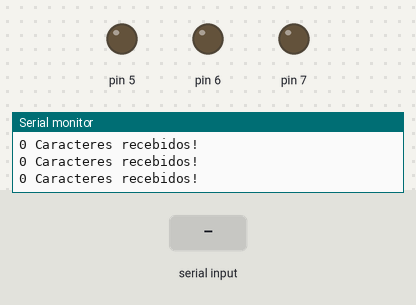
Bench run of a sketch on a simulated Arduino Uno, built with avr-gcc and run on an emulated ATmega328P. Shown: output pins drawn as LEDs (lit = HIGH), the last lines printed to the serial monitor. Inputs (shaded band) come from the test bench.

Above: at 1.2 s.
1.3 s: "1" received over Serial
At 2.5 s:
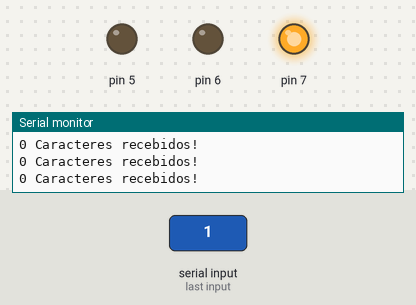
2.8 s: "2" received over Serial
At 3.6 s:
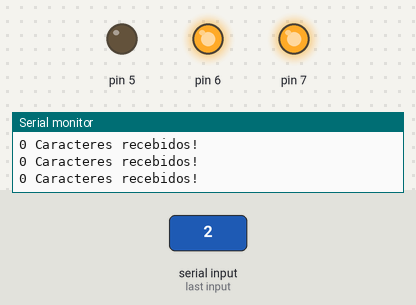
4.3 s: "3" received over Serial
At 4.6 s:
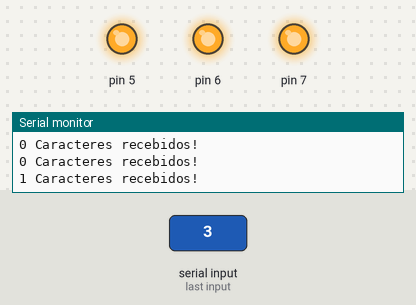
5.8 s: "a" received over Serial
At 7.0 s:
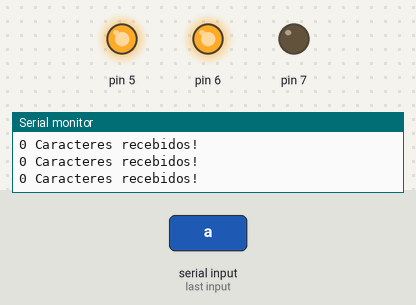
7.3 s: "s" received over Serial
At 8.0 s:
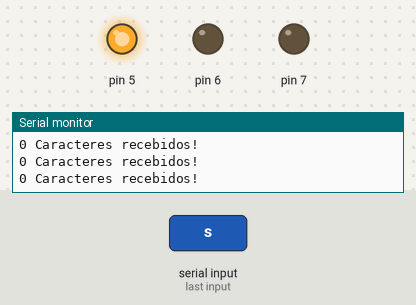
8.8 s: "1" received over Serial
At 9.1 s:
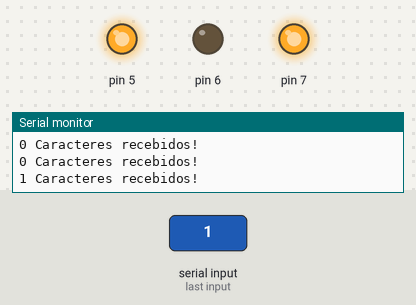
Timing chart, 0 to 11.3 s (numbered marks = the images above; inputs shaded):
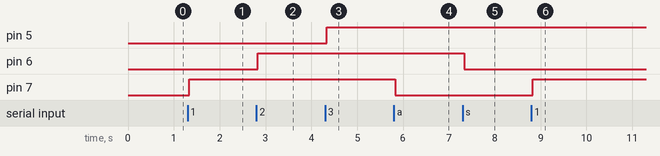

The sketch:

2_PiscaLEDviaPC.ino
```cpp
/*
   Experimento 1.2 - PiscaLEDviaPC

   Controla 3 LEDs utilizando a porta serial para receber os comandos para ligar e desligar. Envie os comandos
   pelo monitor serial da ide oficial (Ctrl+Shift+M).

   Saiba mais:
   https://www.arduino.cc/reference/pt/language/functions/communication/serial/
*/

// A função setup roda apenas uma vez, quando o botão reset é pressionado ou quando a placa é ligada.
void setup() {
  // Inicia a comunicação serial utilizando a velocidade de 9600bps.
  Serial.begin(9600);
  // Inicializa os pinos digitais de 5 a 7 como saidas.
  pinMode(7, OUTPUT);
  pinMode(6, OUTPUT);
  pinMode(5, OUTPUT);
}

// A função loop roda repetidamente
void loop() {
  // A função Serial.available() retorna a quantidade de caracteres disponíveis para leitura da porta serial.
  int x = Serial.available(); // Inicializa uma variavel do tipo inteiro recebendo o retorno da função Serial.available().
  // A função Serial.print() imprime dados na porta serial como texto ASCII.
  Serial.print(x); // Imprime na porta serial a quantidade de dados recebidos.
  // A função Serial.println() é como a print() mas envia uma quebra de linha no final dos dados.
  Serial.println(" Caracteres recebidos!");
  // Se x > 0 existem dados disponíveis para leitura da porta serial.
  if (x > 0) {
    //A função Serial.read() lê e retorna o proximo caractere disponivel na porta serial.
    int dado = Serial.read(); // Salva o valor do caractere recebido numa variável do tipo inteiro.
    if (dado == '1')digitalWrite(7, HIGH); // Se o caractere recebido for '1' desliga a saida 7.
    if (dado == '2')digitalWrite(6, HIGH); // Se o caractere recebido for '2' desliga a saida 6.
    if (dado == '3')digitalWrite(5, HIGH); // Se o caractere recebido for '3' desliga a saida 5.
    if (dado == 'a')digitalWrite(7, LOW); // Se o caractere recebido for 'a' desliga a saida 7.
    if (dado == 's')digitalWrite(6, LOW); // Se o caractere recebido for 's' desliga a saida 6.
    if (dado == 'd')digitalWrite(5, LOW); // Se o caractere recebido for 'd' desliga a saida 5.
    delay(500); // Espera meio segundo.
  }
}
```

Measured:
- after the input at 1.3 s, pin 7: LOW → HIGH at once
- after the input at 2.8 s, pin 6: LOW → HIGH at once
- after the input at 4.3 s, pin 5: LOW → HIGH at once
- after the input at 5.8 s, pin 7: HIGH → LOW at once
- after the input at 7.3 s, pin 6: HIGH → LOW at once
- after the input at 8.8 s, pin 7: LOW → HIGH at once
